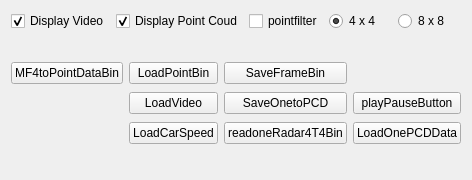
       <widget class="QWidget" name="widget_2" native="true">
        <property name="sizePolicy">
         <sizepolicy hsizetype="Preferred" vsizetype="Maximum">
          <horstretch>0</horstretch>
          <verstretch>0</verstretch>
         </sizepolicy>
        </property>
        <property name="minimumSize">
         <size>
          <width>0</width>
          <height>180</height>
         </size>
        </property>
        <property name="maximumSize">
         <size>
          <width>16777215</width>
          <height>180</height>
         </size>
        </property>
        <layout class="QVBoxLayout" name="verticalLayout_3">
         <item>
          <layout class="QHBoxLayout" name="horizontalLayout_4">
           <property name="sizeConstraint">
            <enum>QLayout::SetDefaultConstraint</enum>
           </property>
           <item>
            <widget class="QCheckBox" name="DisplayVideo">
             <property name="sizePolicy">
              <sizepolicy hsizetype="Minimum" vsizetype="Minimum">
               <horstretch>0</horstretch>
               <verstretch>0</verstretch>
              </sizepolicy>
             </property>
             <property name="text">
              <string>Display Video</string>
             </property>
             <property name="checked">
              <bool>true</bool>
             </property>
            </widget>
           </item>
           <item>
            <widget class="QCheckBox" name="DisplayPointcloud">
             <property name="sizePolicy">
              <sizepolicy hsizetype="Minimum" vsizetype="Minimum">
               <horstretch>0</horstretch>
               <verstretch>0</verstretch>
              </sizepolicy>
             </property>
             <property name="text">
              <string>Display Point Coud</string>
             </property>
             <property name="checked">
              <bool>true</bool>
             </property>
            </widget>
           </item>
           <item>
            <widget class="QCheckBox" name="pointfilter">
             <property name="text">
              <string>pointfilter</string>
             </property>
            </widget>
           </item>
           <item>
            <widget class="QRadioButton" name="signal4_4">
             <property name="text">
              <string>4 x 4</string>
             </property>
             <property name="checked">
              <bool>true</bool>
             </property>
            </widget>
           </item>
           <item>
            <widget class="QRadioButton" name="signal8_8">
             <property name="text">
              <string>8 x 8</string>
             </property>
            </widget>
           </item>
          </layout>
         </item>
         <item>
          <spacer name="verticalSpacer">
           <property name="orientation">
            <enum>Qt::Vertical</enum>
           </property>
           <property name="sizeType">
            <enum>QSizePolicy::Expanding</enum>
           </property>
           <property name="sizeHint" stdset="0">
            <size>
             <width>20</width>
             <height>40</height>
            </size>
           </property>
          </spacer>
         </item>
         <item>
          <layout class="QGridLayout" name="gridLayout">
           <property name="sizeConstraint">
            <enum>QLayout::SetDefaultConstraint</enum>
           </property>
           <item row="0" column="1">
            <widget class="QPushButton" name="loadMultiFrameButton">
             <property name="text">
              <string>LoadPointBin</string>
             </property>
            </widget>
           </item>
           <item row="0" column="2">
            <widget class="QPushButton" name="saveMultiFrameButton">
             <property name="text">
              <string>SaveFrameBin</string>
             </property>
            </widget>
           </item>
           <item row="0" column="0">
            <widget class="QPushButton" name="TransferMDF4toPointdata">
             <property name="text">
              <string>MF4toPointDataBin</string>
             </property>
            </widget>
           </item>
           <item row="1" column="0">
            <spacer name="verticalSpacer_3">
             <property name="orientation">
              <enum>Qt::Vertical</enum>
             </property>
             <property name="sizeHint" stdset="0">
              <size>
               <width>20</width>
               <height>40</height>
              </size>
             </property>
            </spacer>
           </item>
           <item row="1" column="3">
            <widget class="QPushButton" name="playPauseButton">
             <property name="text">
              <string>playPauseButton</string>
             </property>
            </widget>
           </item>
           <item row="1" column="2">
            <widget class="QPushButton" name="saveButton">
             <property name="text">
              <string>SaveOnetoPCD</string>
             </property>
            </widget>
           </item>
           <item row="1" column="1">
            <widget class="QPushButton" name="LoadVideo">
             <property name="text">
              <string>LoadVideo</string>
             </property>
            </widget>
           </item>
           <item row="5" column="3">
            <widget class="QPushButton" name="loadButton">
             <property name="text">
              <string>LoadOnePCDData</string>
             </property>
            </widget>
           </item>
           <item row="5" column="2">
            <widget class="QPushButton" name="readRadar4T4Bin">
             <property name="text">
              <string>readoneRadar4T4Bin</string>
             </property>
            </widget>
           </item>
           <item row="5" column="1">
            <widget class="QPushButton" name="pushButton">
             <property name="text">
              <string>LoadCarSpeed</string>
             </property>
            </widget>
           </item>
          </layout>
         </item>
         <item>
          <spacer name="verticalSpacer_2">
           <property name="orientation">
            <enum>Qt::Vertical</enum>
           </property>
           <property name="sizeHint" stdset="0">
            <size>
             <width>20</width>
             <height>40</height>
            </size>
           </property>
          </spacer>
         </item>
        </layout>
       </widget>
